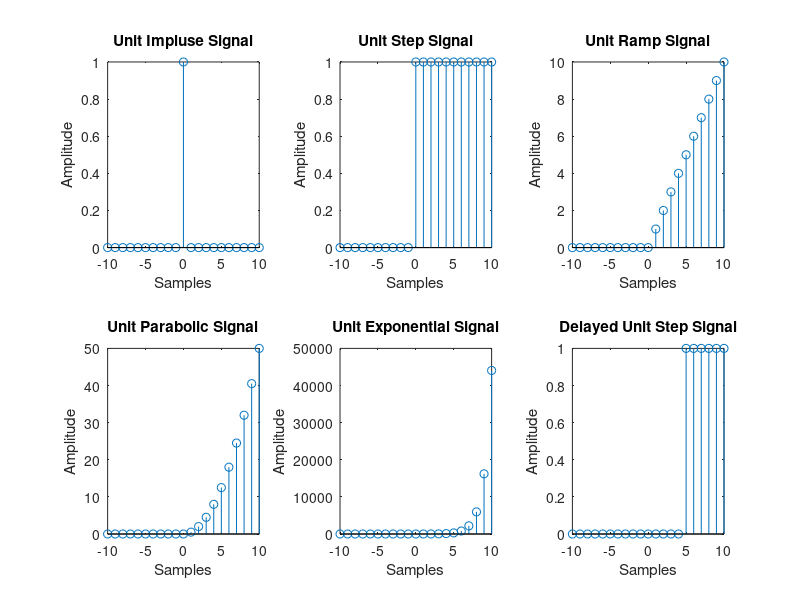

This figure's MATLAB source:
clc;
close all;
clear all;

n=-10:1:10;
x1=1*(n==0);
subplot(2,3,1);
stem(n,x1); 
xlabel("Samples");
ylabel("Amplitude");
title("Unit Impluse Signal");

x2=1*(n>=0);
subplot(2,3,2);
stem(n,x2); 
xlabel("Samples");
ylabel("Amplitude");
title("Unit Step Signal");

x3=n.*(n>=0);
subplot(2,3,3);
stem(n,x3); 
xlabel("Samples");
ylabel("Amplitude");
title("Unit Ramp Signal");

x4=(n.^2/2).*(n>=0);
subplot(2,3,4);
stem(n,x4); 
xlabel("Samples");
ylabel("Amplitude");
title("Unit Parabolic Signal");

x5=2*exp(n).*(n>=0);
subplot(2,3,5);
stem(n,x5); 
xlabel("Samples");
ylabel("Amplitude");
title("Unit Exponential Signal");

x6=1*(n>=5);
subplot(2,3,6);
stem(n,x6);
xlabel("Samples");
ylabel("Amplitude");
title("Delayed Unit Step Signal");
